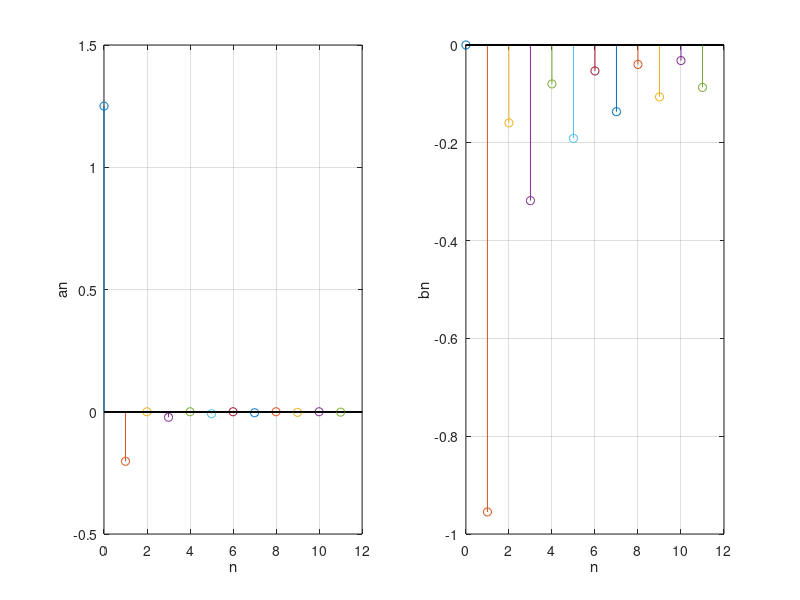
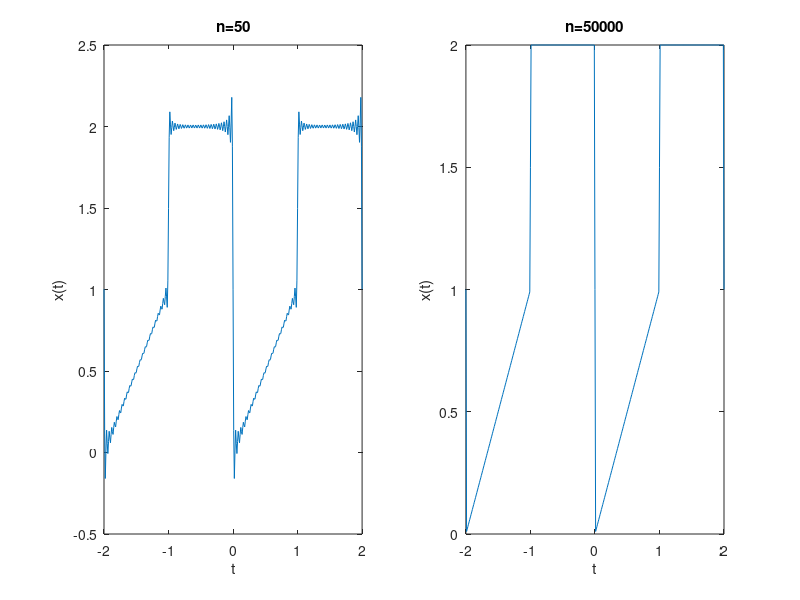

Reproduce these figures in MATLAB, in order.
clear;
clc;
clf;
 
N = 50;
N2 = 50000;
w0 = pi;
a0 = 5/4;
t = -2:0.01:2;
 
figure(1)
 
subplot(1,2,1)
stem(0,a0);
hold;
an = ones(size(t));
for n = 1:N2
    an(n) = ((-1)^n-1)/((n^2)*(pi^2));
end
for n = 1:11
    stem(n,an(n));
end
xlabel('n')
ylabel('an')
grid;
hold;
 
subplot(1,2,2)
stem(0,0);
hold;
bn = ones(size(t));
for n = 1:N2
    bn(n) = ((-1)^n-2)/(n*pi);
end
for n = 1:11
    stem(n,bn(n));
end
xlabel('n')
ylabel('bn')
grid;
hold;
 
 
figure(2)
 
subplot(1,2,1)
xt = zeros(size(t));
for n = 1:N
    xt = xt+an(n)*cos(n*w0*t)+bn(n)*sin(n*w0*t);
end
xt = xt+a0;
plot(t,xt);
xlabel('t');
ylabel('x(t)');
title('n=50');
hold;
 
subplot(1,2,2)
xt2 = zeros(size(t));
for n = 1:N2
    xt2 = xt2+an(n)*cos(n*w0*t)+bn(n)*sin(n*w0*t);
end
xt2 = xt2+a0;
plot(t,xt2);
xlabel('t');
ylabel('x(t)');
title('n=50000');
hold;
